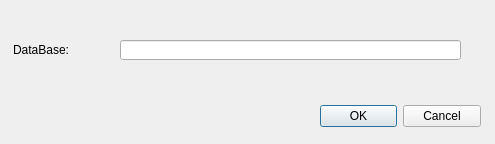
<?xml version="1.0" encoding="UTF-8"?>
<ui version="4.0">
 <class>deleteDbDialogBase</class>
 <widget class="QDialog" name="deleteDbDialogBase">
  <property name="geometry">
   <rect>
    <x>0</x>
    <y>0</y>
    <width>495</width>
    <height>144</height>
   </rect>
  </property>
  <property name="windowTitle">
   <string>Delete DataBase</string>
  </property>
  <widget class="QDialogButtonBox" name="buttonBox">
   <property name="geometry">
    <rect>
     <x>320</x>
     <y>100</y>
     <width>161</width>
     <height>32</height>
    </rect>
   </property>
   <property name="orientation">
    <enum>Qt::Horizontal</enum>
   </property>
   <property name="standardButtons">
    <set>QDialogButtonBox::Cancel|QDialogButtonBox::Ok</set>
   </property>
  </widget>
  <widget class="QLabel" name="label_13">
   <property name="geometry">
    <rect>
     <x>13</x>
     <y>40</y>
     <width>91</width>
     <height>20</height>
    </rect>
   </property>
   <property name="text">
    <string>DataBase:</string>
   </property>
  </widget>
  <widget class="QLineEdit" name="m_editDatabaseName">
   <property name="geometry">
    <rect>
     <x>120</x>
     <y>40</y>
     <width>341</width>
     <height>20</height>
    </rect>
   </property>
  </widget>
 </widget>
 <resources/>
 <connections>
  <connection>
   <sender>buttonBox</sender>
   <signal>accepted()</signal>
   <receiver>deleteDbDialogBase</receiver>
   <slot>accept()</slot>
   <hints>
    <hint type="sourcelabel">
     <x>248</x>
     <y>254</y>
    </hint>
    <hint type="destinationlabel">
     <x>157</x>
     <y>274</y>
    </hint>
   </hints>
  </connection>
  <connection>
   <sender>buttonBox</sender>
   <signal>rejected()</signal>
   <receiver>deleteDbDialogBase</receiver>
   <slot>reject()</slot>
   <hints>
    <hint type="sourcelabel">
     <x>316</x>
     <y>260</y>
    </hint>
    <hint type="destinationlabel">
     <x>286</x>
     <y>274</y>
    </hint>
   </hints>
  </connection>
 </connections>
</ui>
